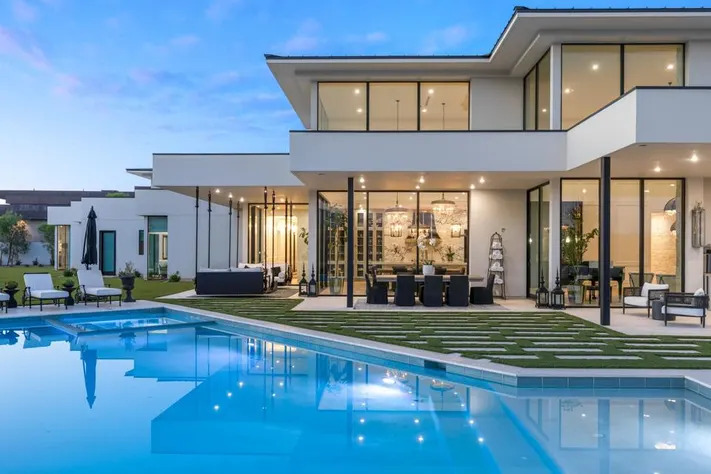
#> input picture python/steganography/house.jpg, 711 x 474 px
$ python change_windows.py
#> lines starting #> are read from the running program, lines starting #| are printed output that depends on the picture

# Import the Image class from the PIL library part of Pillow
from PIL import Image

    # You call .open function to read the image from the file and .load to read the image into memory
filename = "house.jpg"
filepath = f"./{filename}"
print(f"The image file path is: {filepath}")

    # Load image and show some properties
original_image = Image.open(filepath)
#> original_image is the input picture: PIL image 711x474 RGB; mean R, G, B 111.8, 145.2, 166.9
width, height = original_image.size
#> width = 711; height = 474
mode = original_image.mode
#> mode = 'RGB'

    # Print filename, width, height and mode
print(f"Image name: {filename}")
print(f"Original size: {width} x {height}")
#| Original size: 711 x 474
print(f"Mode: {mode}")
#| Mode: RGB

# [9 lines of commented-out code are left out]
original_pixel_map = original_image.load()

    # The image.new() function --> creates a new image
    # Set mode, width, and height
    # Use original image properties
new_image = Image.new(mode, (width, height))
#> new_image: PIL image 711x474 RGB; every value is 0

    # Load all pixels from the new image
new_pixel_map = new_image.load()

    # Move all original pixels into the new map
for col in range(height):
    for row in range(width):
        new_pixel_map[row, col] = original_pixel_map[row, col]

        # CHANGE WINDOW COLORS
    # FIRST WINDOW
for y in range(83, 129):
    for x in range(317, 365):
        original_pixel = original_pixel_map[x, y]
        new_pixel = (255, 0, 0)
        new_pixel_map[x, y] = new_pixel

    # SECOND WINDOW
for y in range(83, 129):
    for x in range(369, 417):
        original_pixel = original_pixel_map[x, y]
        new_pixel = (0, 255, 0)
        new_pixel_map[x, y] = new_pixel

    # THIRD WINDOW
for y in range(83, 129):
    for x in range(420, 465):
        original_pixel = original_pixel_map[x, y]
        new_pixel = (0, 0, 255)
        new_pixel_map[x, y] = new_pixel


new_image.show()
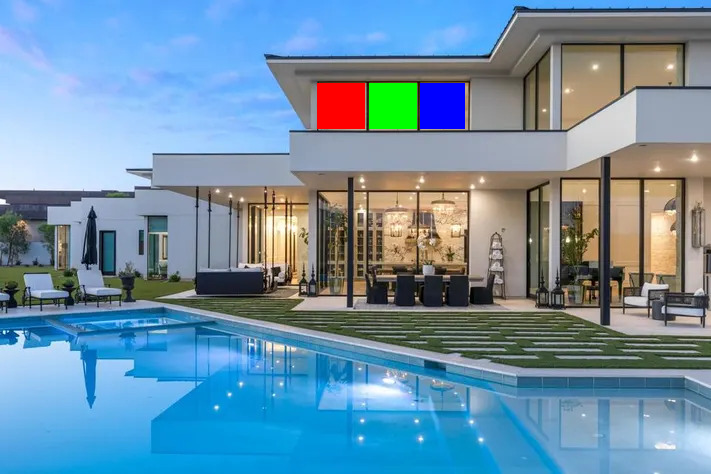
#> shown: PIL image 711x474 RGB; mean R, G, B 110.1, 143.9, 166.1

$ run again, with python/steganography/modified_starr_bears.jpg copied over python/steganography/house.jpg
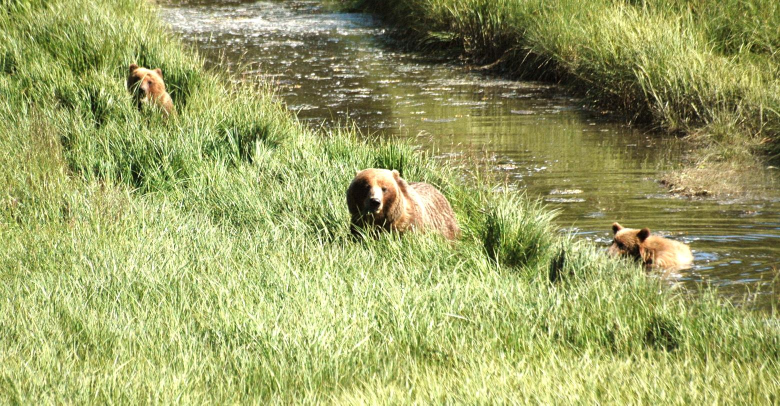
#> input picture python/steganography/modified_starr_bears.jpg, 1560 x 811 px (shown at 1/2 size)
#> original_image is the input picture: PIL image 1560x811 RGB; mean R, G, B 156.7, 162.6, 100.5
#| Original size: 1560 x 811
#| Mode: RGB
#> new_image: PIL image 1560x811 RGB; every value is 0
#> `new_image.show()`:
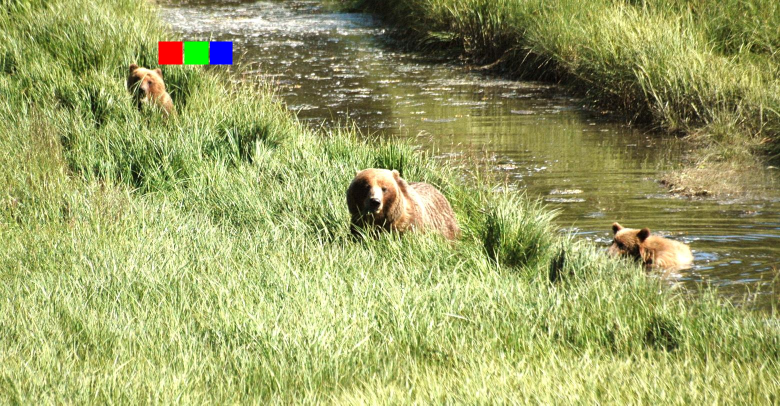
#> shown: PIL image 1560x811 RGB (shown at 1/2 size); mean R, G, B 156.4, 162.3, 100.3
